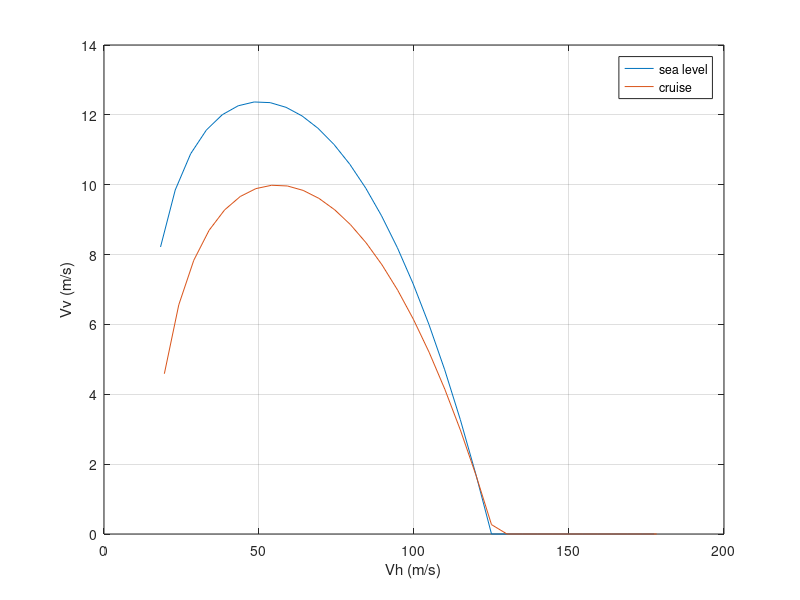

MATLAB code for this plot:
clc;
% Thrust, Power Required
W= 8600 * 9.81; %MTOW
S= 38.8; 
e= 0.8; %raymer formula
AR= 8.351;
CDo= 0.028; % CFD
eta=0.86;
etamech= 0.95;
Vel=20:5:180;
Pa= 2*1160*745*eta*etamech; %eta*Pes
Pa2= Pa*(1.02368/1.225)^0.7; %Pa= Pa0*(rho/rho0)^0.7
%%
CL=zeros(1,length(Vel));
CD=zeros(1,length(Vel));
Tr=zeros(1,length(Vel)); Pr=zeros(1,length(Vel));
Ta=zeros(1,length(Vel));
theta=zeros(1,length(Vel));
Vh=zeros(1,length(Vel));
Roc=zeros(1,length(Vel));
CL2=zeros(1,length(Vel));
CD2=zeros(1,length(Vel));
Tr2=zeros(1,length(Vel));Pr2=zeros(1,length(Vel));
Ta2=zeros(1,length(Vel));
theta2=zeros(1,length(Vel));
Vh2=zeros(1,length(Vel));
Roc2=zeros(1,length(Vel));
PA=zeros(1,length(Vel));
PA2=zeros(1,length(Vel));

for numVel=1:length(Vel)
 V=Vel(numVel);
 CL(numVel)= W/(.5*1.225*V^2*S);
 CD(numVel)= CDo + CL(numVel)^2/(pi*e*AR);
 Tr(numVel)= W/(CL(numVel)/CD(numVel));
 Ta(numVel)= Pa/V;
 Pr(numVel)= Tr(numVel)*V;
 Roc(numVel)= (Pa-Pr(numVel))/W;
 PA(numVel)= Pa;
 theta(numVel)= asin(Roc(numVel)/V);
 Vh(numVel)= Roc(numVel)*(1/tan(theta(numVel)));
 if (Roc(numVel)>=0)
     Roc(numVel)== Roc(numVel);
 else
      Roc(numVel)= 0;
 end

 if (Vh(numVel)>=0)
     Vh(numVel)== Vh(numVel);
 else
      Vh(numVel)= 0;
 end
end
%at 6000ft
for numVel=1:length(Vel)
 V=Vel(numVel);
 CL2(numVel)= W/(.5*1.02368*V^2*S);
 CD2(numVel)= CDo + CL2(numVel)^2/(pi*e*AR);
 Tr2(numVel)= W/(CL2(numVel)/CD2(numVel));
 Ta2(numVel)= Pa2/V;
 Pr2(numVel)= Tr2(numVel)*V;
 Roc2(numVel)= (Pa2-Pr2(numVel))/W;
 PA2(numVel)= Pa2;
 theta2(numVel)= asin(Roc2(numVel)/V);
 Vh2(numVel)= Roc2(numVel)*(1/tan(theta2(numVel)));
 if (Roc2(numVel)>=0)
     Roc2(numVel)== Roc2(numVel);
 else
      Roc2(numVel)= 0;
 end

 if (Vh2(numVel)>=0)
     Vh2(numVel)== Vh2(numVel);
 else
      Vh2(numVel)= 0;
 end
end
figure(1)
plot(Vh,Roc,Vh2,Roc2)
grid on
xlabel('Vh (m/s)')
ylabel('Vv (m/s)')
legend('sea level','cruise')
